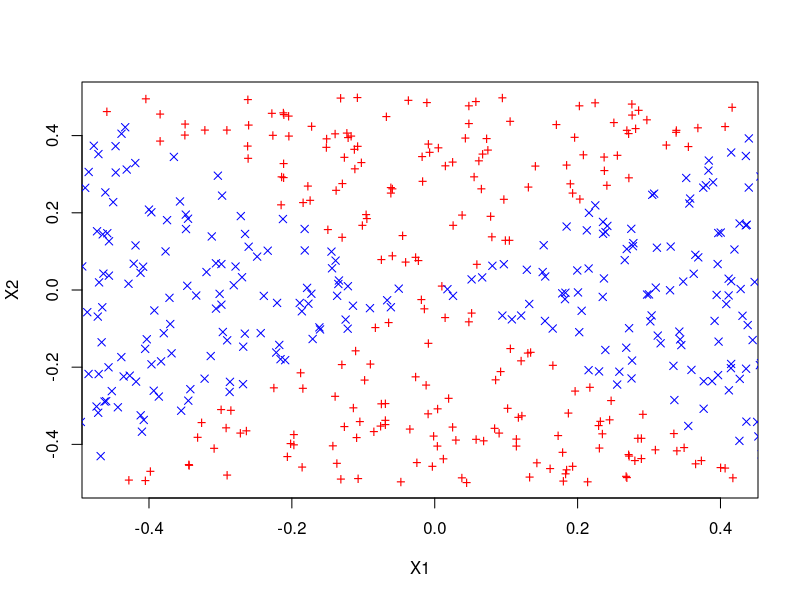
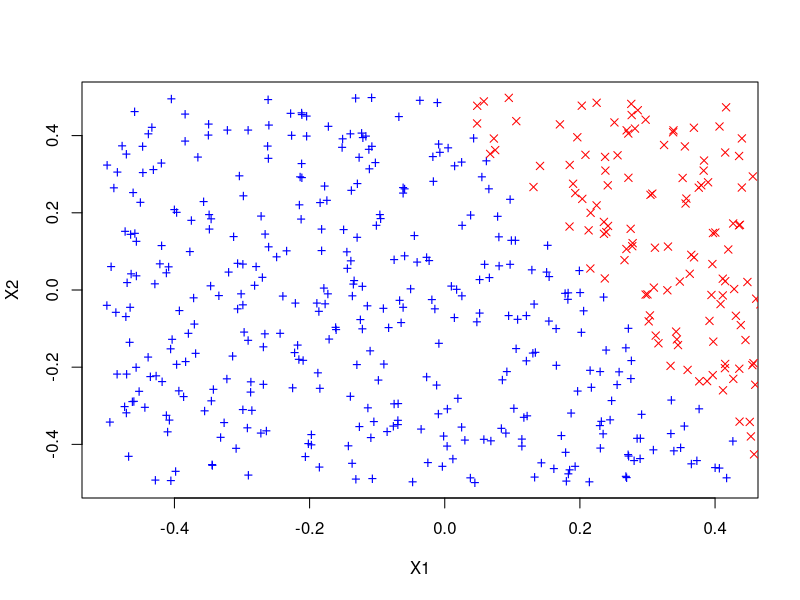
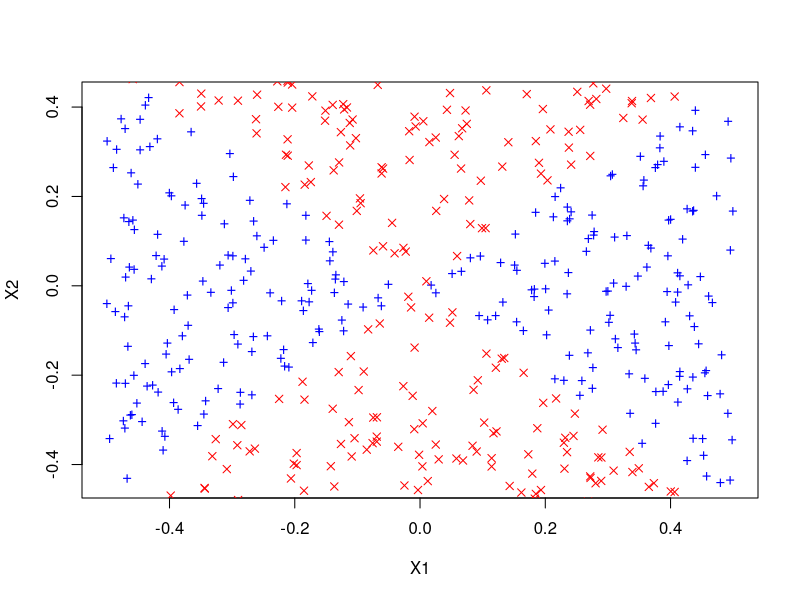
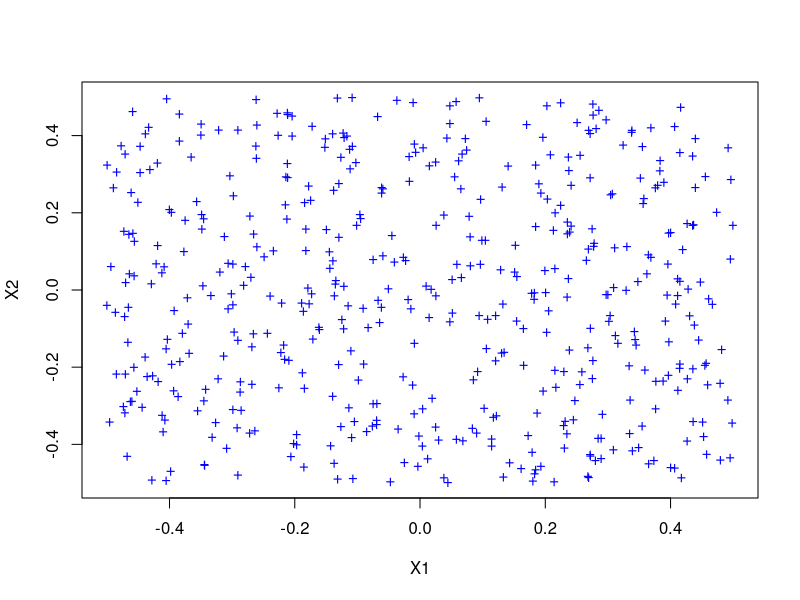
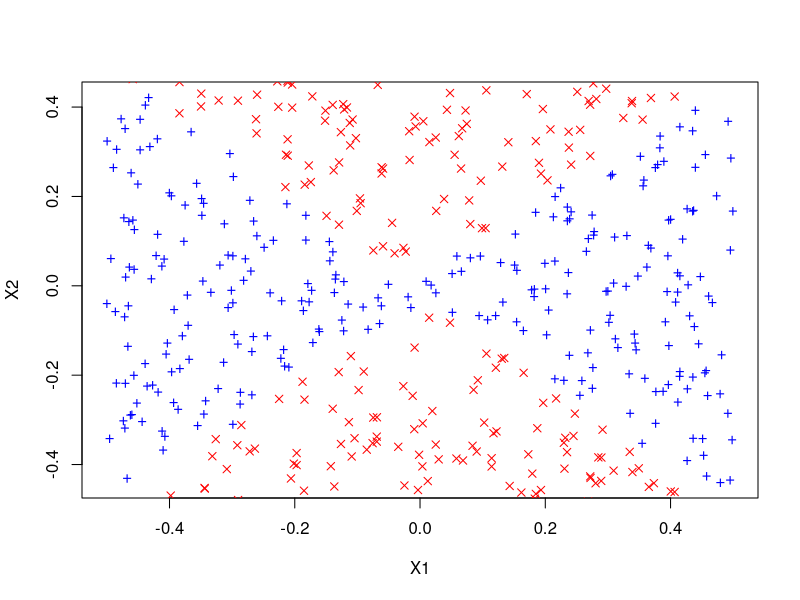

Generate these figures, in order, with R:
###Question 9.5 ####

#We have seen that we can fit an SVM with a non-linear kernel 
#in order to perform classification using a non-linear decision boundary.
#We will now see that we can also obtain a non-linear decision boundary by performing 
#logistic regression using non-linear transformations of the features

rm(list=ls())

#a
#Generate a data set with n = 500 and p = 2
#this way there's a quadratic decision boundary between them
set.seed(421)
x1 = runif(500) - 0.5  
x2 = runif(500) - 0.5  
y = 1 * (x1^2 - x2^2 > 0) 

#b
#plot the observations, colored according to their class labels
#X1 on the x-axis and X2 on the y-axis
plot(x1[y == 0], x2[y == 0], col = "red", xlab = "X1", ylab = "X2", pch = "+")
points(x1[y == 1], x2[y == 1], col = "blue", pch = 4)

#the above plot shows a non-linear decision boundary

#c
#Fit a logistic regression model to the data using X1 and X2 as predictors
lm.fit = glm(y ~ x1 + x2, family = binomial)
summary(lm.fit)

#d
#Apply this model to the training data in order to obtain
# a predicted class label for each training observation. 
#Plot the observations 
data = data.frame(x1 = x1, x2 = x2, y = y) #build a dataframe
lm.prob = predict(lm.fit, data, type = "response") #predict response
lm.pred = ifelse(lm.prob > 0.52, 1, 0) #transform the probability values from above to 1s or 0s.
data.pos = data[lm.pred == 1, ] #separate into positives and negatives
data.neg = data[lm.pred == 0, ]
plot(data.pos$x1, data.pos$x2, col = "blue", xlab = "X1", ylab = "X2", pch = "+")
points(data.neg$x1, data.neg$x2, col = "red", pch = 4)

#e
#fit a logistic regression model to the data using non-linear functions of X1, X2 as predictors
lm.fit = glm(y ~ poly(x1, 2) + poly(x2, 2) + I(x1 * x2), data = data, family = binomial) #use generalized linear model

#f
#Apply this model to the training data in order to obtain a predicted class label for each training observation
#The decision boundary should be non-linear.
lm.prob = predict(lm.fit, data, type = "response")  #predict lm.fit using the data
lm.pred = ifelse(lm.prob > 0.5, 1, 0) #transform to 1's and 0s
data.pos = data[lm.pred == 1, ]
data.neg = data[lm.pred == 0, ]
plot(data.pos$x1, data.pos$x2, col = "blue", xlab = "X1", ylab = "X2", pch = "+")
points(data.neg$x1, data.neg$x2, col = "red", pch = 4)

#g
#Fit a support vector classifier to the data with X1 and X2 as predictors.
library(e1071)
svm.fit = svm(as.factor(y) ~ x1 + x2, data, kernel = "linear", cost = 0.1) #make sure to use as.factor set the kernel to linear
svm.pred = predict(svm.fit, data)
data.pos = data[svm.pred == 1, ]
data.neg = data[svm.pred == 0, ]
plot(data.pos$x1, data.pos$x2, col = "blue", xlab = "X1", ylab = "X2", pch = "+")
points(data.neg$x1, data.neg$x2, col = "red", pch = 4)

#h
#Fit a SVM using non-linear kernel to the data. Obtain a class prediction for each training observation.
svm.fit = svm(as.factor(y) ~ x1 + x2, data, gamma = 1) #here we leave the kernel part out
svm.pred = predict(svm.fit, data)
data.pos = data[svm.pred == 1, ]
data.neg = data[svm.pred == 0, ]
plot(data.pos$x1, data.pos$x2, col = "blue", xlab = "X1", ylab = "X2", pch = "+")
points(data.neg$x1, data.neg$x2, col = "red", pch = 4)

#i
#This experiment enforces the idea that SVMs with non-linear kernel are extremely powerful in finding non-linear boundary.
#Both, logistic regression with non-interactions and SVMs with linear kernels fail to find the decision boundary. 
#Adding interaction terms to logistic regression seems to give them same power as radial-basis kernels.
#However, there is some manual efforts and tuning involved in picking right interaction terms.
#This effort can become prohibitive with large number of features.
#Radial basis kernels, on the other hand, only require tuning of one parameter - gamma - which can be easily done using cross-validation.
